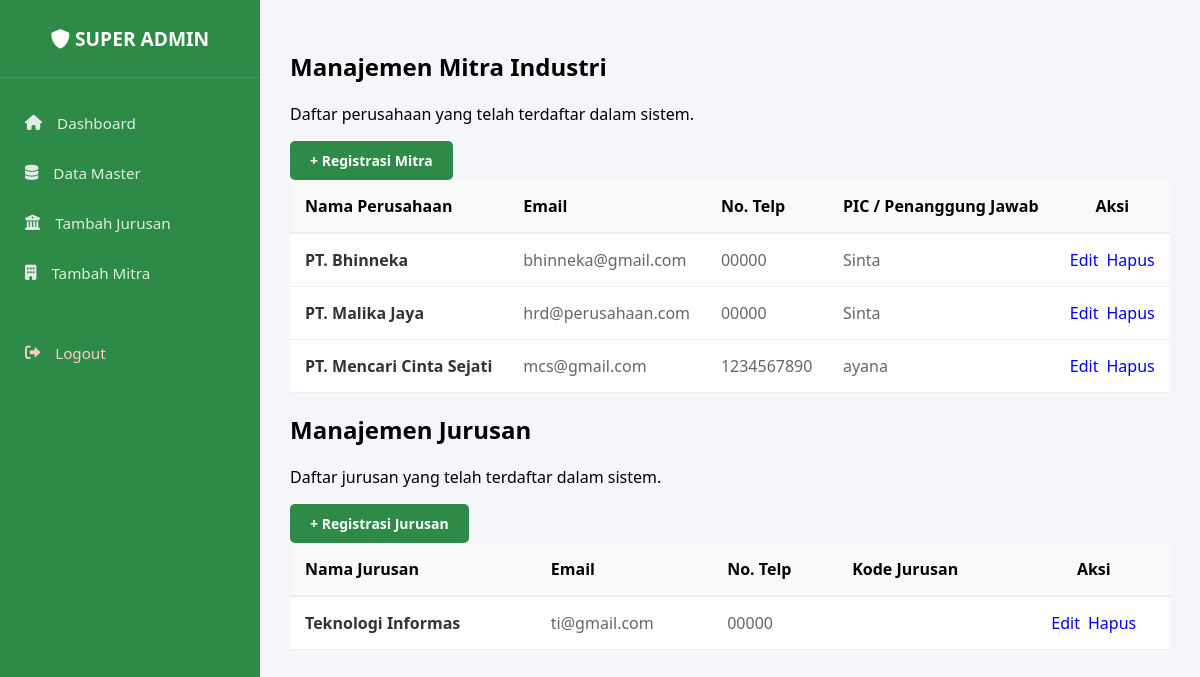
Page /admin/data_perusahaan.php (signed in) on the earlier database version.
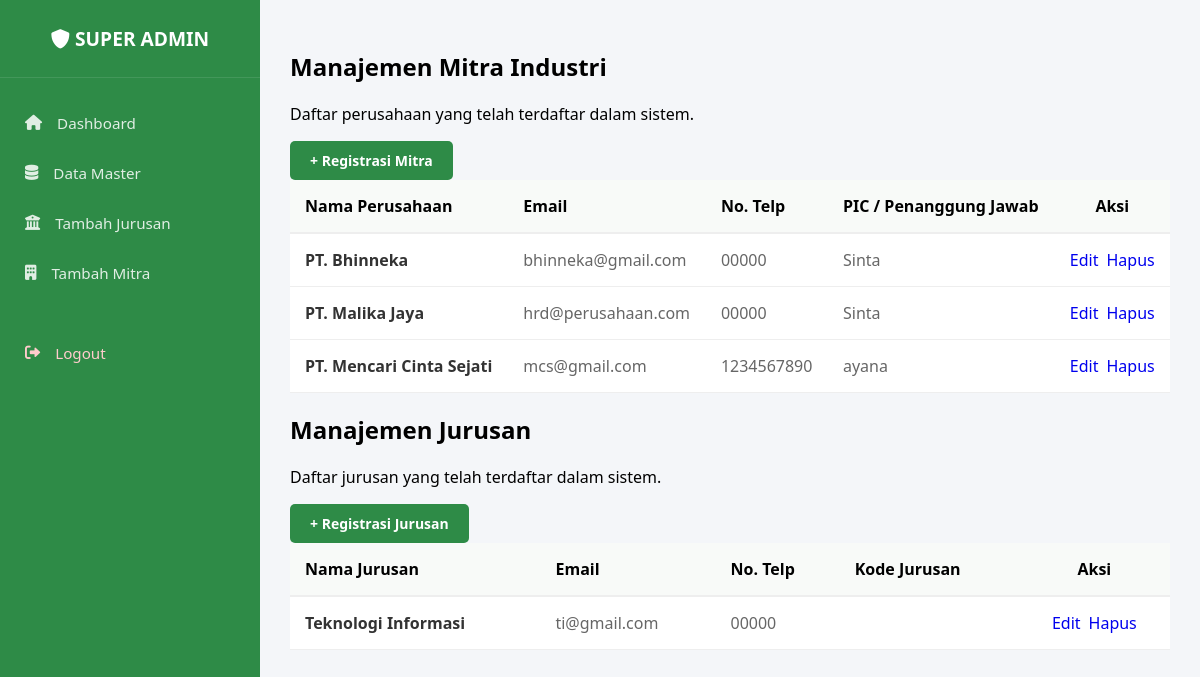
Same page on the later database version.
### tables this page shows
CREATE TABLE `jurusan` (
  `id_jurusan` int(11) NOT NULL,
  `id_user` int(11) NOT NULL,
  `kode` varchar(20) NOT NULL,
  `nama_jurusan` varchar(150) NOT NULL,
  `keterangan` text NOT NULL
);

CREATE TABLE `users` (
  `id_user` int(11) NOT NULL,
  `username` varchar(100) NOT NULL,
  `email` varchar(150) NOT NULL,
  `password` varchar(255) NOT NULL,
  `created_at` datetime NOT NULL,
  `update_at` datetime NOT NULL,
  `roles` enum('super_admin','admin_jurusan','mahasiswa','perusahaan') NOT NULL,
  `foto` varchar(255) NOT NULL,
  `no_hp` varchar(20) NOT NULL,
  `status` enum('Pending','Verified','Rejected') NOT NULL
);

### config.php (called while the page is built, shortened)
<?php
$base_url = "http://localhost/MagangInAja/";

### admin/data_perusahaan.php (the view, shortened to what the changed rows need)
<?php
require_once '../config.php';
require_once '../templates/header_admin.php';
$Jquery = "SELECT j.id_jurusan, j.nama_jurusan, j.kode, u.email,u.no_hp FROM jurusan j JOIN users u ON j.id_user = u.id_user ORDER BY id_jurusan DESC";
$Jresult = mysqli_query($conn, $Jquery);
?>
<link rel="stylesheet" href="<?= $base_url; ?>css/data_perusahaan.css">
<main class="main-content">
    <div class="table-header">
        <div>
            <h2 class="page-title">Manajemen Mitra Industri</h2>
        </div>
    </div>
    <div class="data-container" style="overflow-x: auto;">
        <table class="company-table" style="width: 100%; border-collapse: collapse; background: white;">
            <thead>
                <tr style="background: #f8faf8; border-bottom: 2px solid #eee;">
                    <th style="padding: 15px; text-align: left;">Nama Perusahaan</th>
                    <th style="padding: 15px; text-align: left;">Email</th>
                    <th style="padding: 15px; text-align: left;">No. Telp</th>
                    <th style="padding: 15px; text-align: left;">PIC / Penanggung Jawab</th>
                    <th style="padding: 15px; text-align: center;">Aksi</th>
                </tr>
            </thead>
        </table>
        </div>
        <div class="table-header">
        <div>
            <h2 class="page-title">Manajemen Jurusan</h2>
        </div>
    </div>
    <div class="data-container" style="overflow-x: auto;">
        <table class="company-table" style="width: 100%; border-collapse: collapse; background: white;">
            <thead>
                <tr style="background: #f8faf8; border-bottom: 2px solid #eee;">
                    <th style="padding: 15px; text-align: left;">Nama Jurusan</th>
                    <th style="padding: 15px; text-align: left;">Email</th>
                    <th style="padding: 15px; text-align: left;">No. Telp</th>
                    <th style="padding: 15px; text-align: left;">Kode Jurusan</th>
                    <th style="padding: 15px; text-align: center;">Aksi</th>
                </tr>
            </thead>
            <tbody>
                <?php if (mysqli_num_rows($Jresult) > 0): ?>
                    <?php while($row = mysqli_fetch_assoc($Jresult)): ?>
                        <tr style="border-bottom: 1px solid #eee; transition: 0.3s;">
                            <td style="padding: 15px; font-weight: 600; color: #333;"><?= htmlspecialchars($row['nama_jurusan']); ?></td>
                            <td style="padding: 15px; color: #666;"><?= htmlspecialchars($row['email']); ?></td>
                            <td style="padding: 15px; color: #666;"><?= htmlspecialchars($row['no_hp']); ?></td>
                            <td style="padding: 15px; color: #666;"><?= htmlspecialchars($row['kode']); ?></td>
                            <td style="padding: 15px; text-align: center;">
                                <div style="display: flex; gap: 8px; justify-content: center;">
                                    <a href="data_jurusan/edit_jurusan.php?id=<?= $row['id_jurusan']; ?>" class="btn-edit" style="text-decoration: none;">Edit</a>
                                    <a href="data_jurusan/hapus_jurusan.php?id=<?= $row['id_jurusan']; ?>" class="btn-delete" style="text-decoration: none;" onclick="return confirm('Yakin ingin menghapus data ini?')">Hapus</a>
                                </div>
                            </td>
                        </tr>
                    <?php endwhile; ?>
                <?php else: ?>
                    <tr>
                        <td colspan="5" style="padding: 40px; text-align: center; color: #999;">Belum ada data jurusan.</td>
                    </tr>
                <?php endif; ?>
            </tbody>
        </table>

Differences in the rows shown:
changed jurusan "ti@gmail.com": nama_jurusan "Teknologi Informas" → "Teknologi Informasi"
